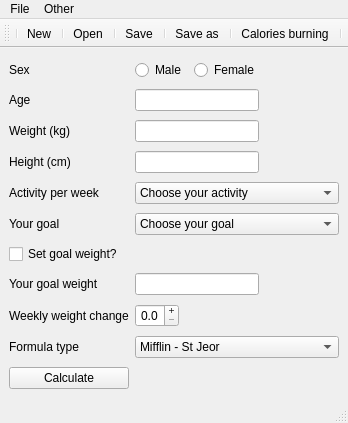
<?xml version="1.0" encoding="UTF-8"?>
<ui version="4.0">
 <class>MainWindow</class>
 <widget class="QMainWindow" name="MainWindow">
  <property name="geometry">
   <rect>
    <x>0</x>
    <y>0</y>
    <width>337</width>
    <height>423</height>
   </rect>
  </property>
  <property name="sizePolicy">
   <sizepolicy hsizetype="Preferred" vsizetype="Preferred">
    <horstretch>0</horstretch>
    <verstretch>0</verstretch>
   </sizepolicy>
  </property>
  <property name="windowTitle">
   <string>BMR BMI Calculator</string>
  </property>
  <widget class="QWidget" name="centralwidget">
   <layout class="QGridLayout" name="gridLayout">
    <item row="0" column="0">
     <widget class="QLabel" name="label">
      <property name="text">
       <string>Sex</string>
      </property>
     </widget>
    </item>
    <item row="0" column="1" colspan="2">
     <layout class="QHBoxLayout" name="horizontalLayout">
      <item>
       <widget class="QRadioButton" name="radio_male">
        <property name="text">
         <string>Male</string>
        </property>
       </widget>
      </item>
      <item>
       <widget class="QRadioButton" name="radio_female">
        <property name="text">
         <string>Female</string>
        </property>
       </widget>
      </item>
     </layout>
    </item>
    <item row="0" column="3">
     <spacer name="horizontalSpacer">
      <property name="orientation">
       <enum>Qt::Horizontal</enum>
      </property>
      <property name="sizeHint" stdset="0">
       <size>
        <width>40</width>
        <height>20</height>
       </size>
      </property>
     </spacer>
    </item>
    <item row="1" column="0">
     <widget class="QLabel" name="label_4">
      <property name="text">
       <string>Age</string>
      </property>
     </widget>
    </item>
    <item row="1" column="1" colspan="2">
     <widget class="QLineEdit" name="line_age">
      <property name="maxLength">
       <number>3</number>
      </property>
     </widget>
    </item>
    <item row="1" column="3">
     <spacer name="horizontalSpacer_2">
      <property name="orientation">
       <enum>Qt::Horizontal</enum>
      </property>
      <property name="sizeHint" stdset="0">
       <size>
        <width>40</width>
        <height>20</height>
       </size>
      </property>
     </spacer>
    </item>
    <item row="2" column="0">
     <widget class="QLabel" name="label_2">
      <property name="text">
       <string>Weight (kg)</string>
      </property>
     </widget>
    </item>
    <item row="2" column="1" colspan="2">
     <widget class="QLineEdit" name="line_weight">
      <property name="maxLength">
       <number>3</number>
      </property>
     </widget>
    </item>
    <item row="2" column="3">
     <spacer name="horizontalSpacer_3">
      <property name="orientation">
       <enum>Qt::Horizontal</enum>
      </property>
      <property name="sizeHint" stdset="0">
       <size>
        <width>40</width>
        <height>20</height>
       </size>
      </property>
     </spacer>
    </item>
    <item row="3" column="0">
     <widget class="QLabel" name="label_3">
      <property name="text">
       <string>Height (cm)</string>
      </property>
     </widget>
    </item>
    <item row="3" column="1" colspan="2">
     <widget class="QLineEdit" name="line_height">
      <property name="maxLength">
       <number>3</number>
      </property>
     </widget>
    </item>
    <item row="3" column="3">
     <spacer name="horizontalSpacer_4">
      <property name="orientation">
       <enum>Qt::Horizontal</enum>
      </property>
      <property name="sizeHint" stdset="0">
       <size>
        <width>40</width>
        <height>20</height>
       </size>
      </property>
     </spacer>
    </item>
    <item row="4" column="0">
     <widget class="QLabel" name="label_5">
      <property name="text">
       <string>Activity per week</string>
      </property>
     </widget>
    </item>
    <item row="4" column="1" colspan="3">
     <widget class="QComboBox" name="combo_activity">
      <item>
       <property name="text">
        <string>Choose your activity</string>
       </property>
      </item>
      <item>
       <property name="text">
        <string>None</string>
       </property>
      </item>
      <item>
       <property name="text">
        <string>1 time, light exercises</string>
       </property>
      </item>
      <item>
       <property name="text">
        <string>1 - 2 times, medium exercises</string>
       </property>
      </item>
      <item>
       <property name="text">
        <string>3 - 5 times, heavy exerciese</string>
       </property>
      </item>
      <item>
       <property name="text">
        <string>5+ times, super heavy exercises</string>
       </property>
      </item>
     </widget>
    </item>
    <item row="5" column="0">
     <widget class="QLabel" name="label_6">
      <property name="text">
       <string>Your goal</string>
      </property>
     </widget>
    </item>
    <item row="5" column="1" colspan="3">
     <widget class="QComboBox" name="combo_goal">
      <item>
       <property name="text">
        <string>Choose your goal</string>
       </property>
      </item>
      <item>
       <property name="text">
        <string>Lose weight</string>
       </property>
      </item>
      <item>
       <property name="text">
        <string>Maintain weight</string>
       </property>
      </item>
      <item>
       <property name="text">
        <string>Gain weight</string>
       </property>
      </item>
     </widget>
    </item>
    <item row="6" column="0">
     <widget class="QCheckBox" name="check_set">
      <property name="text">
       <string>Set goal weight?</string>
      </property>
     </widget>
    </item>
    <item row="7" column="0">
     <widget class="QLabel" name="label_7">
      <property name="text">
       <string>Your goal weight</string>
      </property>
     </widget>
    </item>
    <item row="7" column="1" colspan="2">
     <widget class="QLineEdit" name="line_Gweight">
      <property name="text">
       <string/>
      </property>
      <property name="maxLength">
       <number>3</number>
      </property>
     </widget>
    </item>
    <item row="7" column="3">
     <spacer name="horizontalSpacer_5">
      <property name="orientation">
       <enum>Qt::Horizontal</enum>
      </property>
      <property name="sizeHint" stdset="0">
       <size>
        <width>40</width>
        <height>20</height>
       </size>
      </property>
     </spacer>
    </item>
    <item row="8" column="0">
     <widget class="QLabel" name="label_8">
      <property name="text">
       <string>Weekly weight change</string>
      </property>
     </widget>
    </item>
    <item row="8" column="1">
     <widget class="QDoubleSpinBox" name="spin_weekly">
      <property name="frame">
       <bool>true</bool>
      </property>
      <property name="alignment">
       <set>Qt::AlignRight|Qt::AlignTrailing|Qt::AlignVCenter</set>
      </property>
      <property name="buttonSymbols">
       <enum>QAbstractSpinBox::PlusMinus</enum>
      </property>
      <property name="decimals">
       <number>1</number>
      </property>
      <property name="maximum">
       <double>5.000000000000000</double>
      </property>
      <property name="singleStep">
       <double>0.100000000000000</double>
      </property>
     </widget>
    </item>
    <item row="8" column="2">
     <spacer name="horizontalSpacer_7">
      <property name="orientation">
       <enum>Qt::Horizontal</enum>
      </property>
      <property name="sizeHint" stdset="0">
       <size>
        <width>40</width>
        <height>20</height>
       </size>
      </property>
     </spacer>
    </item>
    <item row="8" column="3">
     <spacer name="horizontalSpacer_6">
      <property name="orientation">
       <enum>Qt::Horizontal</enum>
      </property>
      <property name="sizeHint" stdset="0">
       <size>
        <width>40</width>
        <height>20</height>
       </size>
      </property>
     </spacer>
    </item>
    <item row="9" column="0">
     <widget class="QLabel" name="label_9">
      <property name="text">
       <string>Formula type</string>
      </property>
     </widget>
    </item>
    <item row="9" column="1" colspan="3">
     <widget class="QComboBox" name="combo_formula">
      <item>
       <property name="text">
        <string>Mifflin - St Jeor</string>
       </property>
      </item>
      <item>
       <property name="text">
        <string>Roza - Shizgal equation</string>
       </property>
      </item>
      <item>
       <property name="text">
        <string>Harris – Benedict equation</string>
       </property>
      </item>
     </widget>
    </item>
    <item row="10" column="0">
     <widget class="QPushButton" name="button_calculate">
      <property name="text">
       <string>Calculate</string>
      </property>
     </widget>
    </item>
   </layout>
  </widget>
  <widget class="QMenuBar" name="menubar">
   <property name="geometry">
    <rect>
     <x>0</x>
     <y>0</y>
     <width>337</width>
     <height>21</height>
    </rect>
   </property>
   <widget class="QMenu" name="menuFile">
    <property name="title">
     <string>File</string>
    </property>
    <addaction name="actionNew"/>
    <addaction name="actionOpen"/>
    <addaction name="actionSave"/>
    <addaction name="actionSave_as"/>
   </widget>
   <widget class="QMenu" name="menuOther">
    <property name="title">
     <string>Other</string>
    </property>
    <addaction name="actionCalories_burning"/>
    <addaction name="actionAbout_program"/>
    <addaction name="actionAbout_Creator"/>
   </widget>
   <addaction name="menuFile"/>
   <addaction name="menuOther"/>
  </widget>
  <widget class="QStatusBar" name="statusbar"/>
  <widget class="QToolBar" name="toolBar">
   <property name="cursor">
    <cursorShape>ArrowCursor</cursorShape>
   </property>
   <property name="windowTitle">
    <string>toolBar</string>
   </property>
   <attribute name="toolBarArea">
    <enum>TopToolBarArea</enum>
   </attribute>
   <attribute name="toolBarBreak">
    <bool>false</bool>
   </attribute>
   <addaction name="separator"/>
   <addaction name="actionNew"/>
   <addaction name="separator"/>
   <addaction name="actionOpen"/>
   <addaction name="separator"/>
   <addaction name="actionSave"/>
   <addaction name="separator"/>
   <addaction name="actionSave_as"/>
   <addaction name="separator"/>
   <addaction name="actionCalories_burning"/>
   <addaction name="separator"/>
  </widget>
  <action name="actionAbout_program">
   <property name="icon">
    <iconset resource="resource.qrc">
     <normaloff>:/rec/img/about.png</normaloff>:/rec/img/about.png</iconset>
   </property>
   <property name="text">
    <string>About program</string>
   </property>
  </action>
  <action name="actionSave_as">
   <property name="icon">
    <iconset resource="resource.qrc">
     <normaloff>:/rec/img/saveas.png</normaloff>:/rec/img/saveas.png</iconset>
   </property>
   <property name="text">
    <string>Save as</string>
   </property>
  </action>
  <action name="actionAbout_Creator">
   <property name="icon">
    <iconset resource="resource.qrc">
     <normaloff>:/rec/img/aboutA.png</normaloff>:/rec/img/aboutA.png</iconset>
   </property>
   <property name="text">
    <string>About author</string>
   </property>
  </action>
  <action name="actionCalories_burning">
   <property name="icon">
    <iconset resource="resource.qrc">
     <normaloff>:/rec/img/kcal.png</normaloff>:/rec/img/kcal.png</iconset>
   </property>
   <property name="text">
    <string>Calories burning</string>
   </property>
  </action>
  <action name="actionNew">
   <property name="icon">
    <iconset resource="resource.qrc">
     <normaloff>:/rec/img/new.png</normaloff>:/rec/img/new.png</iconset>
   </property>
   <property name="text">
    <string>New</string>
   </property>
  </action>
  <action name="actionOpen">
   <property name="icon">
    <iconset resource="resource.qrc">
     <normaloff>:/rec/img/open.png</normaloff>:/rec/img/open.png</iconset>
   </property>
   <property name="text">
    <string>Open</string>
   </property>
  </action>
  <action name="actionSave">
   <property name="icon">
    <iconset resource="resource.qrc">
     <normaloff>:/rec/img/save.png</normaloff>:/rec/img/save.png</iconset>
   </property>
   <property name="text">
    <string>Save</string>
   </property>
  </action>
 </widget>
 <tabstops>
  <tabstop>radio_male</tabstop>
  <tabstop>radio_female</tabstop>
 </tabstops>
 <resources>
  <include location="resource.qrc"/>
 </resources>
 <connections>
  <connection>
   <sender>check_set</sender>
   <signal>clicked(bool)</signal>
   <receiver>line_Gweight</receiver>
   <slot>setEnabled(bool)</slot>
   <hints>
    <hint type="sourcelabel">
     <x>99</x>
     <y>89</y>
    </hint>
    <hint type="destinationlabel">
     <x>99</x>
     <y>89</y>
    </hint>
   </hints>
  </connection>
  <connection>
   <sender>check_set</sender>
   <signal>clicked(bool)</signal>
   <receiver>spin_weekly</receiver>
   <slot>setEnabled(bool)</slot>
   <hints>
    <hint type="sourcelabel">
     <x>59</x>
     <y>89</y>
    </hint>
    <hint type="destinationlabel">
     <x>99</x>
     <y>89</y>
    </hint>
   </hints>
  </connection>
 </connections>
</ui>
